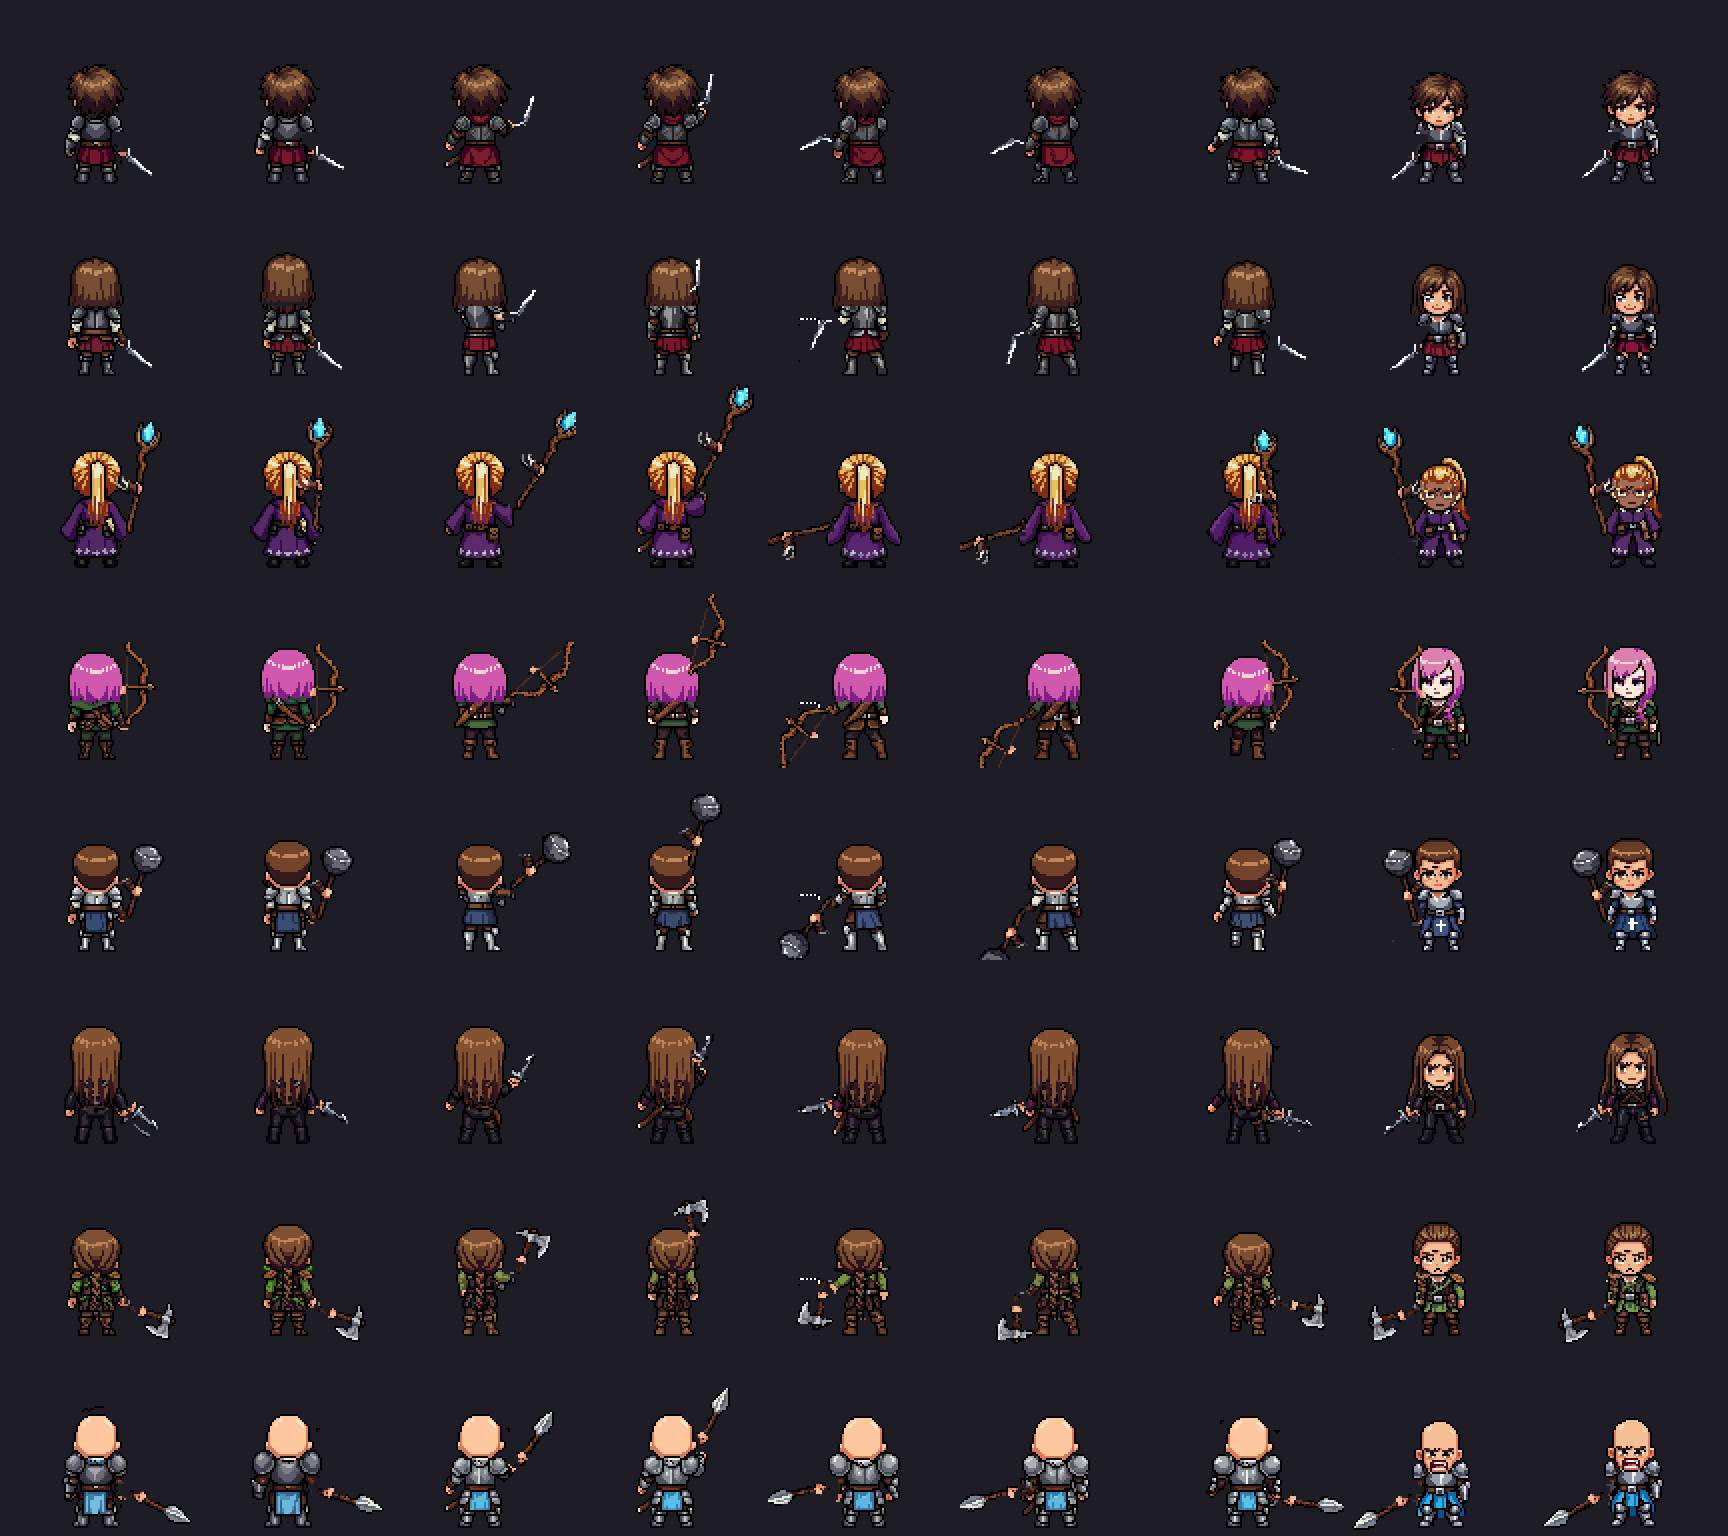

Write Python code to recreate this figure.
"""Stacks the baked layers the way the game does (body, head, face, hair on top, weapon) for a few heroes.
/c/ai/ComfyUI/python_embeded/python.exe -I preview.py [out.png]"""
import os, sys, json
from PIL import Image
HERE = os.path.dirname(os.path.abspath(__file__))
ART = os.path.abspath(os.path.join(HERE, "..", "..", "..", "..", "art", "heroes"))
INFO = json.load(open(os.path.join(ART, "heroes.json")))
C = INFO["cell"]; NF = len(INFO["frames"])

def L(n): return Image.open(os.path.join(ART, n + ".png"))

def ramp_at(ramp, t):
    t = max(0.0, min(1.0, t)) * (len(ramp) - 1); i = min(int(t), len(ramp) - 2); f = t - i
    return tuple(int(round(ramp[i][k] * (1 - f) + ramp[i + 1][k] * f)) for k in range(3))

def hexr(r): return [tuple(int(h[i:i + 2], 16) for i in (1, 3, 5)) for h in reversed(r)]

def tint(img, idx, skin, hair, only_hair=False):
    img = img.copy(); p, ip = img.load(), idx.load()
    for y in range(img.height):
        for x in range(img.width):
            s, h, _ = ip[x, y]
            if only_hair and not h:
                p[x, y] = (0, 0, 0, 0); continue
            if s and skin: p[x, y] = ramp_at(skin, (s - 1) / 254) + (p[x, y][3],)
            if h and hair: p[x, y] = ramp_at(hair, (h - 1) / 254) + (p[x, y][3],)
    return img

def hero(b, cls, style, face, weapon, skin=None, hair=None):
    out = Image.new("RGBA", (C * NF, C))
    body, head = f"{b}/outfit_{cls}", f"{b}/hair_{style}"
    out.alpha_composite(tint(L(body).convert("RGBA"), L(body + "_idx").convert("RGB"), skin, hair))
    h = L(head).convert("RGBA"); hi = L(head + "_idx").convert("RGB")
    out.alpha_composite(tint(h, hi, skin, hair))
    if face:
        f = f"{b}/face_{face}"
        fc = tint(L(f).convert("RGBA"), L(f + "_idx").convert("RGB"), skin, hair)
        out.alpha_composite(fc, (7 * C, 0))
        out.alpha_composite(tint(h, hi, skin, hair, only_hair=True))
    if weapon:
        out.alpha_composite(L(f"{b}/weapon_{weapon}").convert("RGBA"))
    return out

if __name__ == "__main__":
    SK = [["#fff1e6", "#fbe0cc", "#f2c9ac", "#d9a283", "#8a5444"], ["#a8705a", "#8a5444", "#6b3e34", "#4e2a28", "#2a1a1e"]]
    HR = [["#ede9c6", "#e6dd90", "#e0b45a", "#c65b1d", "#7d2814"], ["#edd5d4", "#e2a3b4", "#d86fab", "#c42cb2", "#7b1f80"]]
    rows = [("m", "warrior", "shaggy", "neutral", "sword", None, None),
            ("f", "warrior", "long", "smile", "sword", None, None),
            ("m", "mage", "ponytail", "determined", "staff", hexr(SK[1]), hexr(HR[0])),
            ("f", "ranger", "bob", "wary", "bow", hexr(SK[0]), hexr(HR[1])),
            ("f", "knight", "short", "fierce", "mace", None, None),
            ("m", "nightstalker", "long", "grim", "dagger", None, None),
            ("f", "ironbark", "braid", "sleepy", "axe", None, None),
            ("m", "sentinel", "bald", "battle_cry", "spear", None, None)]
    Z = 2
    sh = Image.new("RGBA", (C * NF * Z, C * Z * len(rows)), (30, 28, 36, 255))
    for r, a in enumerate(rows):
        im = hero(*a)
        sh.alpha_composite(im.resize((im.width * Z, im.height * Z), Image.NEAREST), (0, r * C * Z))
    sh.save(sys.argv[1] if len(sys.argv) > 1 else os.path.join(HERE, "preview.png"))
